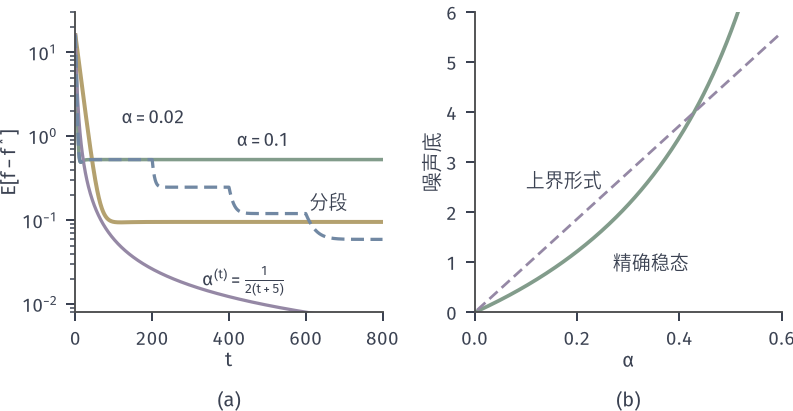

Source code (Python):
from pathlib import Path
import sys
ROOT = next(p for p in Path(__file__).resolve().parents if (p/'build.sh').is_file() and (p/'tex/book.tex').is_file())
sys.path.insert(0, str(ROOT/'figures/00-shared/mathematical-preliminaries-upper/00-shared/comprehension-figures'))
from support import figure, save, BLUE, GREEN, YELLOW, RED, PURPLE, INK, MUTED, GRID, BLUE_FILL, GREEN_FILL, YELLOW_FILL, RED_FILL, PURPLE_FILL
import numpy as np
HERE = Path(__file__).resolve().parent
STROKE = '#4C4D4F'
# 贯穿例：f_i(x)=a_i(x-b_i)^2/2，a=(1,2,3)，b=(-3,0,3)；f(x)=(x-1)^2+5，x*=1。
A = np.array([1., 2., 3.]); B = np.array([-3., 0., 3.])
def gi(x): return A*(x-B)
def panel(fig, left, right, top, bottom, wspace=.3, hspace=.2):
    fig.set_layout_engine(None)
    fig.subplots_adjust(left=left, right=right, top=top, bottom=bottom, wspace=wspace, hspace=hspace)
def tag(fig, ax, s, y=.05):
    p = ax.get_position(); fig.text((p.x0+p.x1)/2, y, s, ha='center', va='top')

def run(alpha,T=800,d0=4.,B=1):
    m,s=d0,d0*d0; out=[s]
    for t in range(T):
        a=alpha(t)
        s=(1-4*a+4*a*a)*s+a*a*(2*s-20*m+56)/(3*B)
        m=(1-2*a)*m; out.append(s)
    return np.array(out)
fig,(a,b)=figure(width_mm=112,height_mm=58,ncols=2)
panel(fig,.095,.985,.97,.24,wspace=.3)
T=np.arange(801)
a.semilogy(T,run(lambda t:.1),color=GREEN,lw=1.4)
a.semilogy(T,run(lambda t:.02),color=YELLOW,lw=1.6)
a.semilogy(T,run(lambda t:1/(2*(t+5))),color=PURPLE,lw=1.3)
a.semilogy(T,run(lambda t:.1*.5**(t//200)),color=BLUE,lw=1.3,ls=(0,(4,2)))
a.text(420,.75,r'$\alpha=0.1$',fontsize=7.5); a.text(120,1.4,r'$\alpha=0.02$',fontsize=7.5)
a.text(330,.0165,r'$\alpha^{(t)}=\frac{1}{2(t+5)}$',fontsize=7.5); a.text(610,.135,'分段',fontsize=7.5)
a.set_xlabel('$t$',labelpad=1); a.set_ylabel(r'$\mathrm{E}[f-f^*]$',labelpad=1); a.set_xlim(0,800); a.set_ylim(.008,30)
al=np.linspace(.005,.6,200)
b.plot(al,28*al/(6-7*al),color=GREEN,lw=1.5)
b.plot(al,al*2*(56/3)/(2*2),color=PURPLE,lw=1.1,ls=(0,(4,2)))
b.text(.27,.85,'精确稳态',fontsize=7.5,ha='left'); b.text(.1,2.5,'上界形式',fontsize=7.5,ha='left')
b.set_xlabel(r'$\alpha$',labelpad=1); b.set_ylabel('噪声底',labelpad=1); b.set_xlim(0,.6); b.set_ylim(0,6)
tag(fig,a,'(a)'); tag(fig,b,'(b)')
print('T800 gaps',[float(run(f)[-1]) for f in (lambda t:.1,lambda t:.02,lambda t:1/(2*(t+5)),lambda t:.1*.5**(t//200))])
save(fig,HERE,'figure',{'d0':4})
